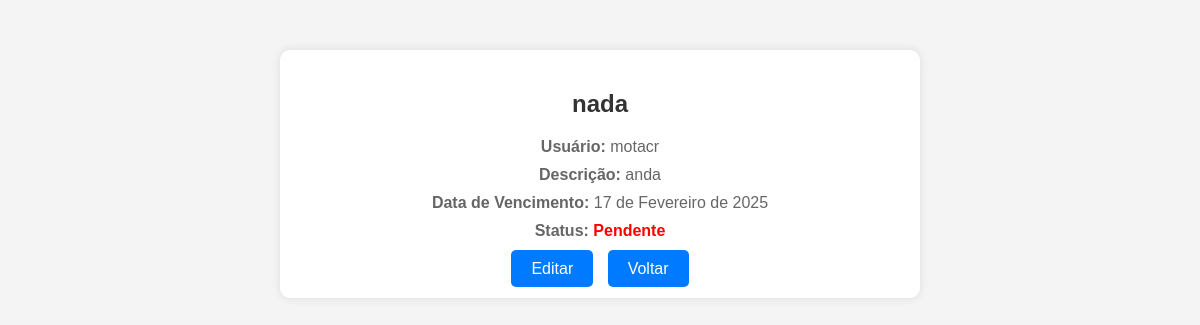
Screenshot of /user/tasks/5/ (signed in) with the database file from the repository.
### student_portal/models.py (models this page shows, shortened)
class Task(models.Model):
    user = models.ForeignKey("User", on_delete=models.CASCADE, related_name="tasks")
    title = models.CharField(max_length=200)
    description = models.TextField(blank=True)
    due_date = models.DateField()
    completed = models.BooleanField(default=False)
    completed_at = models.DateField(null=True, blank=True)

class User(AbstractUser):
    name = models.CharField(max_length=128)
    email = models.CharField(max_length=128)
    password = models.CharField(max_length=128)
    def __str__(self):
        return self.username

### student_portal/views.py (the view)
# urls.py: path('user/tasks/<int:pk>/', task_detail, name='task_detail'),
@login_required
def task_detail(request, pk):
    task = get_object_or_404(Task, pk=pk, user=request.user)
    return render(request, 'tasks/task_detail.html', {'task': task})

### student_portal/templates/tasks/task_detail.html (shortened to what this page needs)
<!DOCTYPE html>
<html lang="pt-br">
<head>
</head>
<body>
    <div class="container">
        <h2>{{ task.title }}</h2>
        <p><strong>Usuário:</strong> {{ task.user }}</p>
        <p><strong>Descrição:</strong> {{ task.description|default:"Sem descrição" }}</p>
        <p><strong>Data de Vencimento:</strong> {{ task.due_date|default:"Não definida" }}</p>
        <p><strong>Status:</strong> <span class="status">{% if task.completed %}Concluída{% else %}Pendente{% endif %}</span></p>
        <div class="buttons">
            <a href="{% url 'task_edit' task.pk %}">Editar</a>
            <a href="{% url 'task_list' %}">Voltar</a>
        </div>
    </div>
</body>
</html>

### rows the page displays
Task: title "nada", user "motacr", description "anda", due_date "17 de Fevereiro de 2025"
